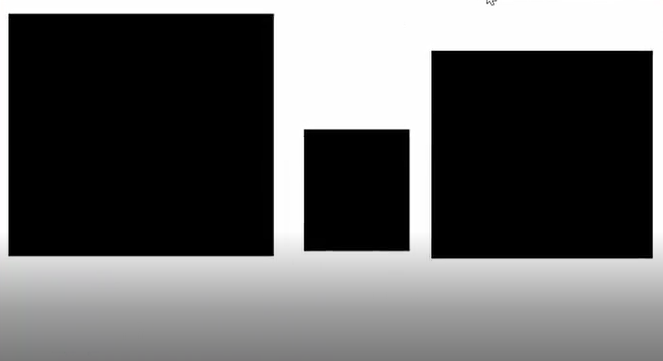
#> input picture ImageSegmentation/shapes.jpg, 663 x 361 px
$ python contoors.py   (older library calls are emulated)
#> lines starting #> are read from the running program, lines starting #| are printed output that depends on the picture; after the words box and inside, x2 and y2 are one past the last pixel; in counts of white or black regions, pixels touching at a corner belong together
import cv2
import numpy as np
image = cv2.imread('shapes.jpg')
#> image is the input picture: shape (361, 663, 3); mean B, G, R 97.9, 97.9, 97.9
cv2.imshow('original Image', image)
cv2.waitKey()
gray = cv2.cvtColor(image, cv2.COLOR_BGR2GRAY)
edges = cv2.Canny(gray,30,200)
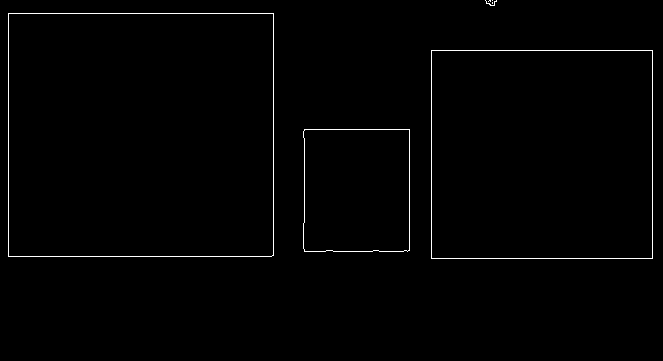
#> edges: shape (361, 663); 0.98% white in thin lines or dots, all inside (x1, y1, x2, y2) = (8, 0, 653, 259)
cv2.imshow('canny egdes',edges)
cv2.waitKey()
# contours
_,contours,h = cv2.findContours(edges,cv2.RETR_EXTERNAL, cv2.CHAIN_APPROX_NONE)
#> contours = 7 contours, 4 with area under 20; largest, box (x1, y1, x2, y2) and area: (8, 13, 274, 257) 64394, (431, 50, 653, 259) 45968, (303, 129, 410, 252) 12826; h = [[1, -1, -1, -1], [2, 0, -1, -1], [3, 1, -1, -1], [4, 2, -1, -1], [5, 3, -1, -1], [6, 4, -1, -1], [-1, 5, -1, -1]]
cv2.imshow('contours',edges)
cv2.waitKey()
print('number of contors is '+ str(len(contours)) )
#| number of contors is 7
# draw contours
# print(contours)
# third argument is which contor to draw -1 is to draw all
cv2.drawContours(image,contours,-1,(0,255,0),3)
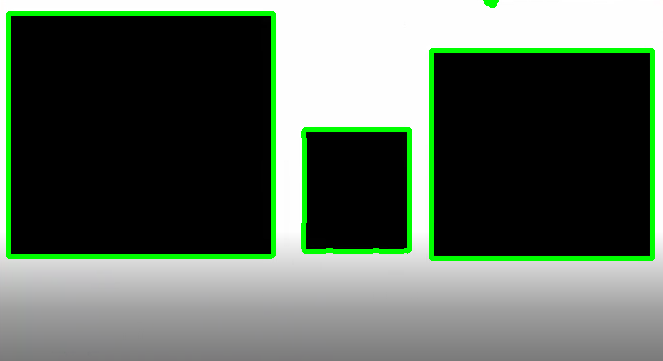
#> image: shape (361, 663, 3); 4.88% of pixels changed, all inside (x1, y1, x2, y2) = (6, 0, 655, 261)
cv2.imshow('contours',image)
cv2.waitKey()
cv2.destroyAllWindows()
